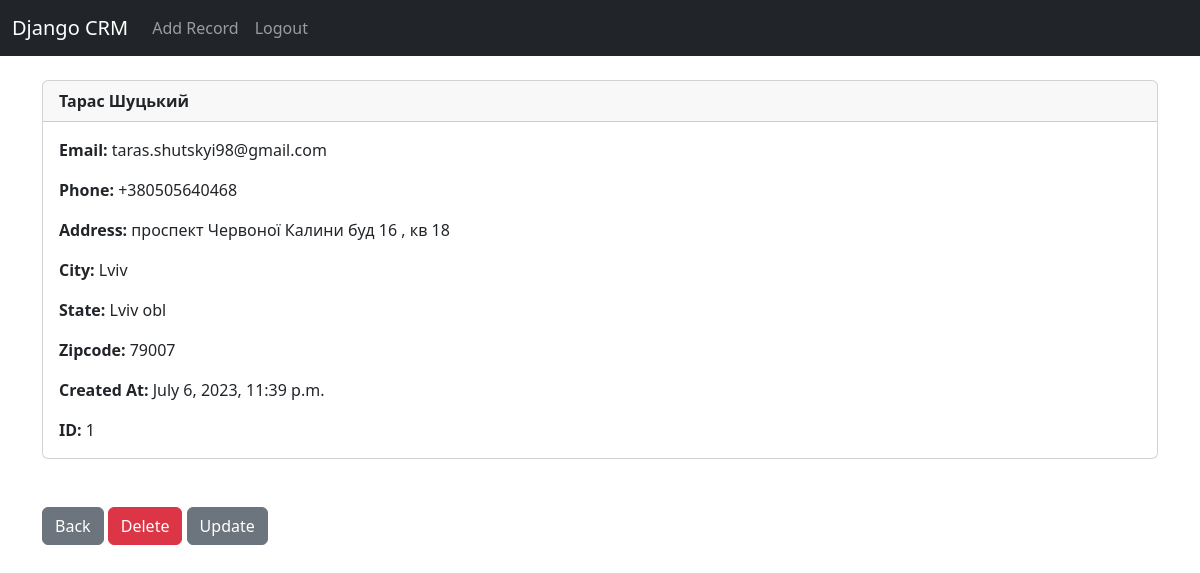
The page /record/1 (signed in) on the database its author committed.
### dcrm/models.py (models this page shows, shortened)
class Record(models.Model):
    created_at = models.DateTimeField(auto_now_add=True)
    first_name = models.CharField(max_length=50)
    last_name = models.CharField(max_length=50)
    email = models.CharField(max_length=100)
    phone = models.CharField(max_length=15)
    address = models.CharField(max_length=100)
    city = models.CharField(max_length=50)
    state = models.CharField(max_length=50)
    zipcode = models.CharField(max_length=20)

### dcrm/views.py (the view)
# urls.py: path('record/<int:pk>', views.customer_record, name='record'),
def customer_record(request, pk):
    if request.user.is_authenticated:
        customer_record = Record.objects.get(id=pk)
        return render(request, 'record.html', {'customer_record': customer_record})
    else:
        messages.success(request, 'You must be logged')
        return redirect('home')

### dcrm/templates/record.html
{% extends 'base.html' %}
{% block content %}
<div class="card">
    <div class="card-header">
        <strong>{{customer_record.first_name}}
        {{customer_record.last_name}}</strong>
    </div>
    <div class="card-body">
        <p class="card-text">
            <strong>Email: </strong>{{customer_record.email}}<br></p>
        <p class="card-text">
            <strong>Phone: </strong>{{customer_record.phone}}<br></p>
        <p class="card-text">
            <strong>Address: </strong>{{customer_record.address}}<br></p>
        <p class="card-text">
            <strong>City: </strong>{{customer_record.city}}<br></p>
        <p class="card-text">
            <strong>State: </strong>{{customer_record.state}}<br></p>
        <p class="card-text">
            <strong>Zipcode: </strong>{{customer_record.zipcode}}<br></p>
        <p class="card-text">
            <strong>Created At: </strong>{{customer_record.created_at}}<br></p>
        <p class="card-text">
            <strong>ID: </strong>{{customer_record.id}}<br></p>
    </div>
</div>
<br>
<br>
<a href="{% url 'home' %}" class="btn btn-secondary">Back</a>
<a href="{% url 'delete_record' customer_record.id %}" class="btn btn-danger">Delete</a>
<a href="{% url 'update_record' customer_record.id %}" class="btn btn-secondary">Update</a>
{% endblock %}

### rows shown on the page
Record: first_name "Тарас", last_name "Шуцький", email "taras.shutskyi98@gmail.com", phone "+380505640468", address "проспект Червоної Калини буд 16 , кв 18", city "Lviv", state "Lviv obl", zipcode "79007", created_at "July 6, 2023, 11:39 p.m.", id "1"
